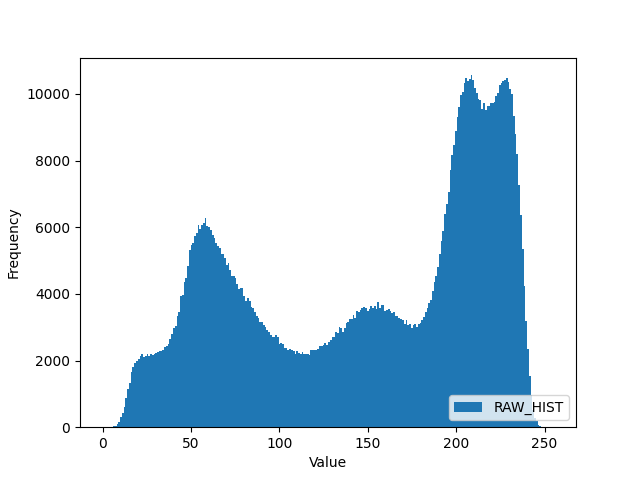
#> input picture M11102122_陳煜翔/RAW_HIST.png, 640 x 480 px
$ python -i utils.py   (imports and definitions only)
#> lines starting #> are read from the running program, lines starting #| are printed output that depends on the picture
#> further down, picture is the input picture: shape (480, 640, 3); mean B, G, R 237.4, 225.5, 208.4
import cv2
import numpy as np
import matplotlib.pyplot as plt

class cv_image:
    def __init__(self, Image):
        self.image = cv2.resize(Image, (1024, 1024))
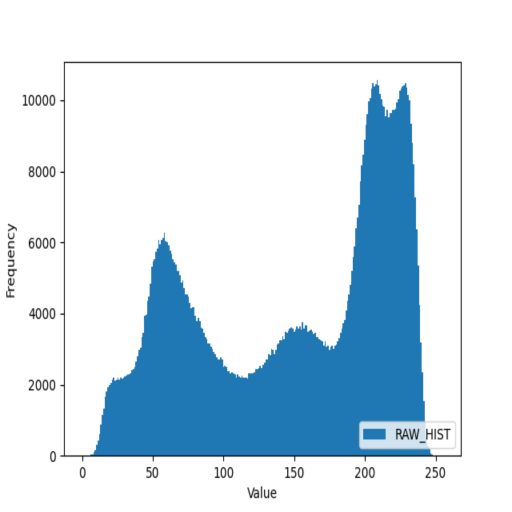
#> self.image: shape (1024, 1024, 3) (shown at 1/2 size); mean B, G, R 237.4, 225.5, 208.3
        self.new_image = cv2.resize(Image, (1024, 1024))

    def convert2gray(self): # Convert Image from BGR to GRAY
        self.new_image = cv2.cvtColor(self.image, cv2.COLOR_BGR2GRAY)
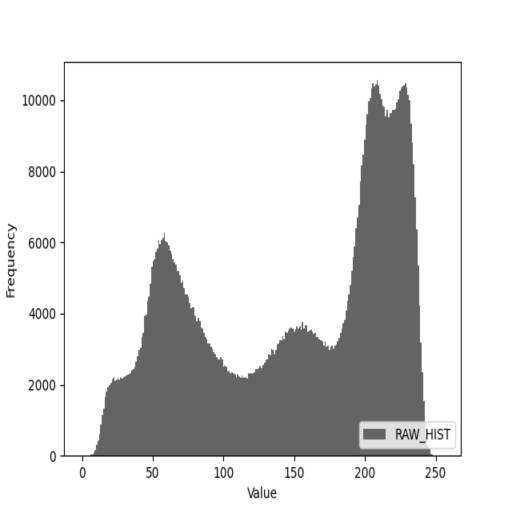
#> self.new_image: shape (1024, 1024) (shown at 1/2 size); min 1, max 255, mean 221.8
        self.image = cv2.cvtColor(self.image, cv2.COLOR_BGR2GRAY)

    def gamma_correction_image(self, gamma): # Use gamma correction to change illumination of image
        inverse_gamma = 1.0 / gamma
        self.new_image = self.image.astype(np.float32) / 255.0 # Normalize image to [0, 1]
        self.new_image = ((self.new_image ** inverse_gamma) * 255.0 ).astype(np.uint8)

    def plt_histogram(self, img, name, save): # Get histogram value
        hist = plt.hist(img.flatten(), 256, [0, 255], label = name)
        plt.xlabel("Value")
        plt.ylabel("Frequency")

        if save == True:
            plt.legend([name], loc ="lower right")
            plt.savefig(name + ".png")
            plt.close("all")

        return hist

    def histogram_equalization(self, q_k, q_o, hist):
        width, heigh = self.new_image.shape # Save the orignal shape for the resize to same size.

        img = self.new_image.flatten() # Convert to 1-D vector
        cp_img = img.copy()

        fq_sigma = 0
        for i in range(img.size):
            fq_sigma = hist[:cp_img[i]+1].sum() # Calculate sigma(H(p))
            img[i] = (((q_k - q_o) / img.size) * fq_sigma) + q_o # histogram_equalization function

        img = np.resize(img, (width, heigh)) #　Resize to the original size
        return img

>>> import cv2
>>> picture = cv2.imread('RAW_HIST.png')
>>> result = cv_image(picture).convert2gray()

$ run again, on M11102122_陳煜翔/GAMMA_HIST.png
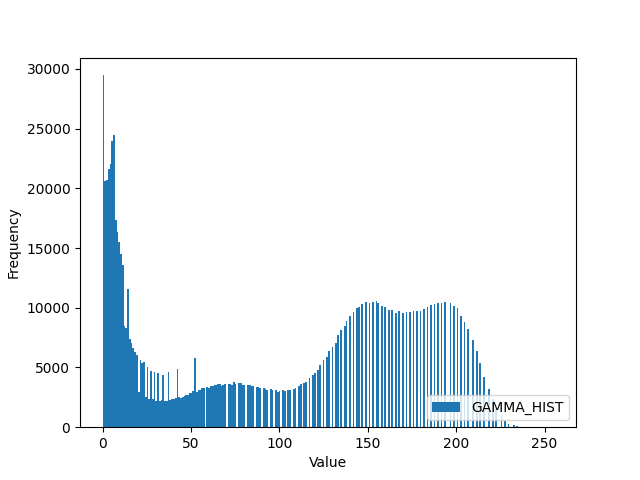
#> input picture M11102122_陳煜翔/GAMMA_HIST.png, 640 x 480 px
#> picture is the input picture: shape (480, 640, 3); mean B, G, R 246.6, 242.5, 236.5
#> in __init__, `self.image = cv2.resize(Image, (1024, 1024))`:
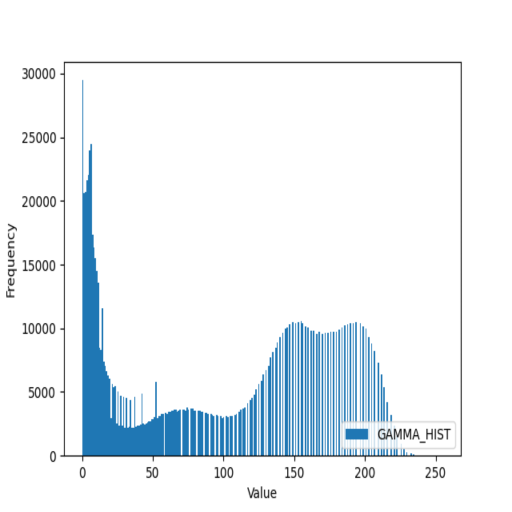
#> self.image: shape (1024, 1024, 3) (shown at 1/2 size); mean B, G, R 246.6, 242.4, 236.4
#> in convert2gray, `self.new_image = cv2.cvtColor(self.image, cv2.COLOR_BGR2GRAY)`:
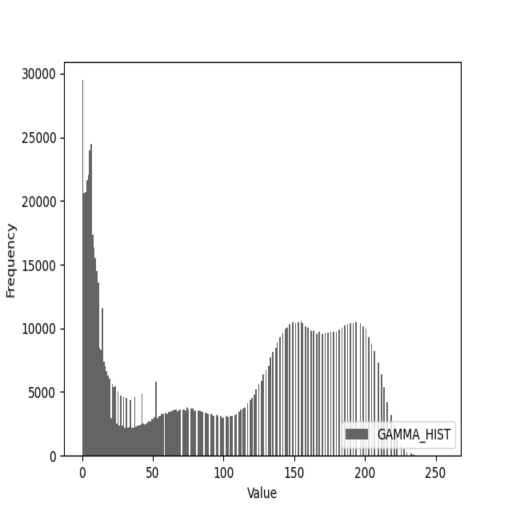
#> self.new_image: shape (1024, 1024) (shown at 1/2 size); min 1, max 255, mean 241.1
